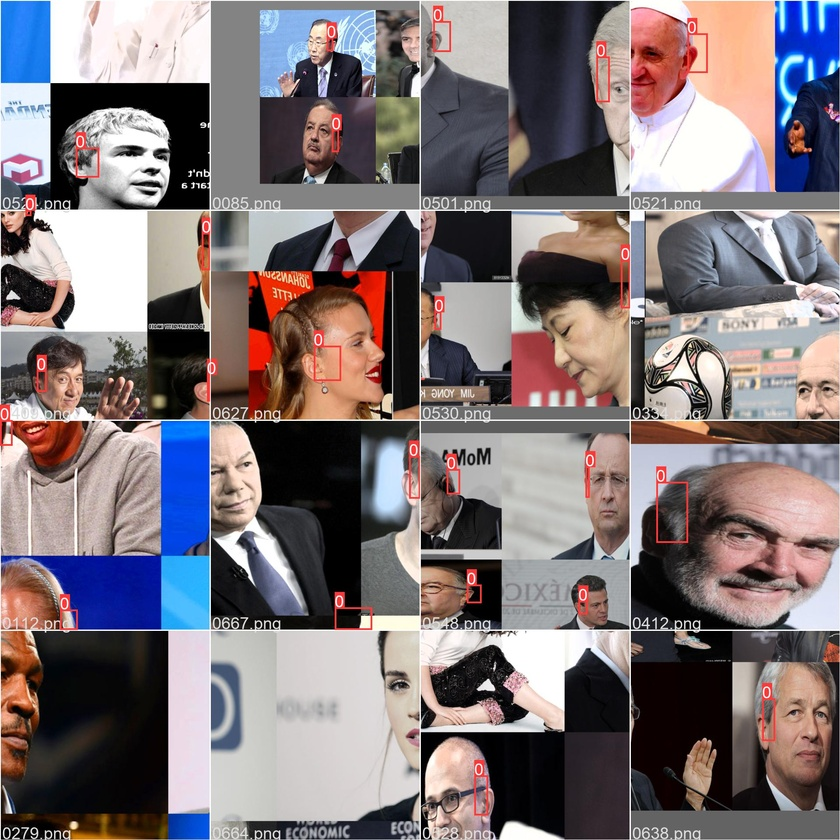
#> input picture detectors/yolo_detector/training/model_batch_16_epoch_100_v5s/train_batch0.jpg, 840 x 840 px, shrunk from 1920 x 1920 before the run
$ python cascade_detector_ears2.py ../yolo_detector/training/model_batch_16_epoch_100_v5s/train_batch0.jpg
#> lines starting #> are read from the running program, lines starting #| are printed output that depends on the picture; after the words box and inside, x2 and y2 are one past the last pixel; in counts of white or black regions, pixels touching at a corner belong together
### detectors/cascade_detector/cascade_detector.py
from detectors.detector import Detector


class CascadeDetector(Detector):
    def __init__(self):
        self.scale_factor = None
        self.min_neighbors = None

    def set_scale_factor(self, scale_factor):
        self.scale_factor = scale_factor

    def set_min_neighbours(self, min_neighbors):
        self.min_neighbors = min_neighbors

    def detect(self, img):
        pass

### detectors/cascade_detector/cascade_detector_ears2.py
import os
import sys

import cv2
import numpy as np

from detectors.cascade_detector.cascade_detector import CascadeDetector


class CascadeDetectorEars2(CascadeDetector):
    # This cascade detector detects ears.

    def __init__(self):
        super().__init__()

        self.left_ear_cascade = cv2.CascadeClassifier(
            os.path.join(os.path.dirname(os.path.realpath(__file__)), 'cascades/ears',
                         'haarcascade_leftear_cvitkovic.xml'))

        self.right_ear_cascade = cv2.CascadeClassifier(
            os.path.join(os.path.dirname(os.path.realpath(__file__)), 'cascades/ears',
                         'haarcascade_rightear_cvitkovic.xml'))

        if self.left_ear_cascade.empty():
            raise IOError('Unable to load the left ear cascade classifier xml file')

        if self.right_ear_cascade.empty():
            raise IOError('Unable to load the right ear cascade classifier xml file')

    def _detect_left_ear(self, img):
        return self.left_ear_cascade.detectMultiScale(img, self.scale_factor, self.min_neighbors)

    def _detect_right_ear(self, img):
        return self.right_ear_cascade.detectMultiScale(img, self.scale_factor, self.min_neighbors)

    def detect(self, img):
        det_list_left_ear = self._detect_left_ear(img)
        det_list_right_ear = self._detect_right_ear(img)

        if len(det_list_left_ear) == 0 and len(det_list_right_ear) == 0:
            return []
        elif len(det_list_left_ear) >= 1 and len(det_list_right_ear) == 0:
            return det_list_left_ear
        elif len(det_list_left_ear) == 0 and len(det_list_right_ear) >= 1:
            return det_list_right_ear
        else:
            return np.concatenate((det_list_left_ear, det_list_right_ear))


if __name__ == '__main__':
    fname = sys.argv[1]
    img = cv2.imread(fname)
#> img is the input picture: shape (840, 840, 3); mean B, G, R 119.3, 116, 126
    detector = CascadeDetectorEars2()
    detected_loc = detector.detect(img)
#> in detect, `det_list_left_ear = self._detect_left_ear(img)`: det_list_left_ear = [[213, 615, 25, 51], [213, 683, 29, 58], [376, 436, 30, 61], [316, 282, 73, 146]]
#> in detect, `det_list_right_ear = self._detect_right_ear(img)`: det_list_right_ear = [[612, 138, 26, 53], [549, 311, 28, 56], [414, 334, 24, 49], [374, 460, 26, 51], [394, 529, 25, 50], [383, 626, 24, 49], [765, 759, 27, 54], [597, 61, 60, 121], [158, 540, 92, 185], [592, 24, 87, 174], [153, 589, 116, 232]]
#> detected_loc = 15 rows, first 6: [213, 615, 25, 51], [213, 683, 29, 58], [376, 436, 30, 61], [316, 282, 73, 146], [612, 138, 26, 53], [549, 311, 28, 56]
    for x, y, w, h in detected_loc:
        cv2.rectangle(img, (x, y), (x + w, y + h), (128, 255, 0), 4)
#> this loop made 15 passes
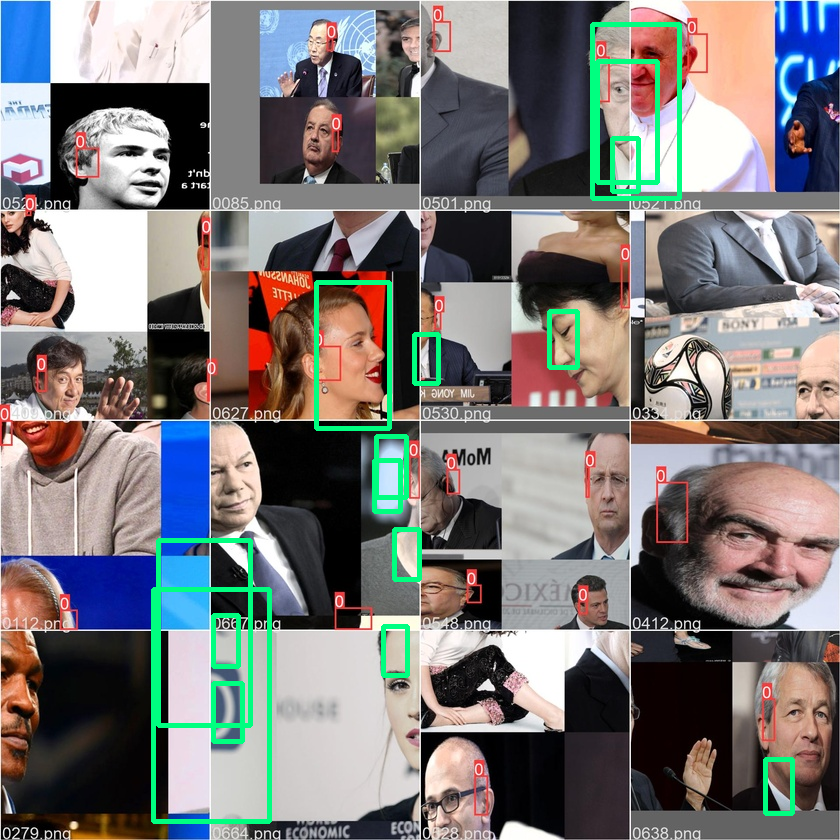
#> img: shape (840, 840, 3); 2.88% of pixels changed, all inside (x1, y1, x2, y2) = (151, 22, 795, 824)
    cv2.imwrite(fname + '.detected.jpg', img)

$ run again, on detectors/yolo_detector/training/model_batch_16_epoch_100_v5s/train_batch2.jpg
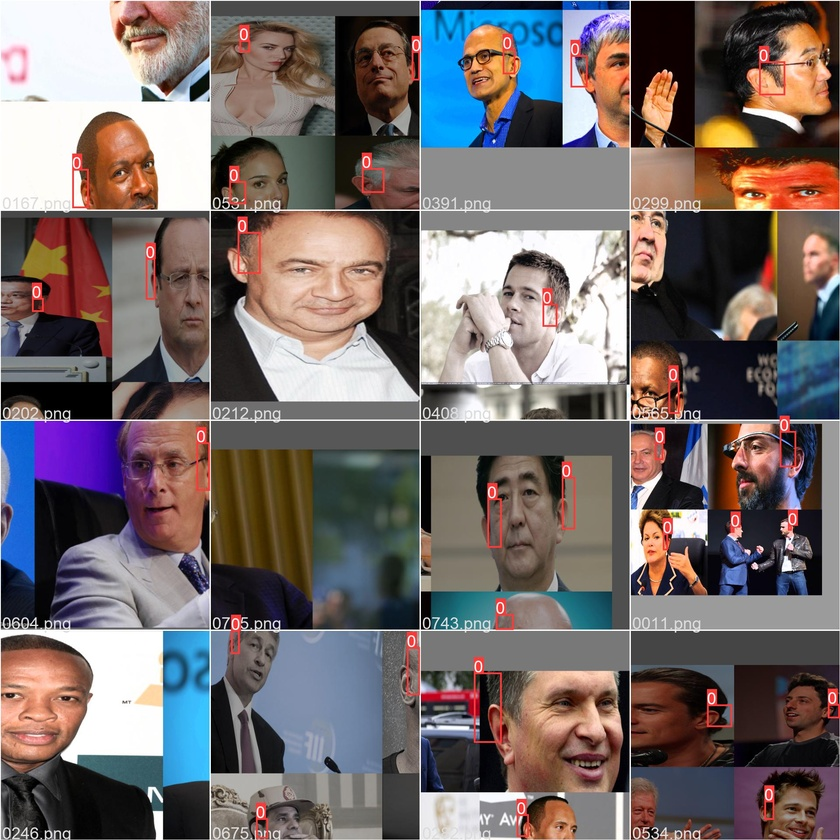
#> input picture detectors/yolo_detector/training/model_batch_16_epoch_100_v5s/train_batch2.jpg, 840 x 840 px, shrunk from 1920 x 1920 before the run
#> img is the input picture: shape (840, 840, 3); mean B, G, R 106, 105.9, 116.3
#> det_list_left_ear = [[358, 264, 27, 55], [678, 429, 28, 56], [670, 389, 50, 102], [310, 518, 52, 104]]
#> det_list_right_ear = [[130, 39, 28, 57], [82, 237, 30, 60], [488, 701, 32, 64], [235, 274, 57, 114], [261, 456, 48, 96], [108, 235, 57, 114], [358, 452, 56, 111]]
#> detected_loc = [[358, 264, 27, 55], [678, 429, 28, 56], [670, 389, 50, 102], [310, 518, 52, 104], [130, 39, 28, 57], [82, 237, 30, 60], [488, 701, 32, 64], [235, 274, 57, 114], [261, 456, 48, 96], [108, 235, 57, 114], [358, 452, 56, 111]]
#> the loop `for x, y, w, h in detected_loc:` made 11 passes
#> after the loop `for x, y, w, h in detected_loc:`:
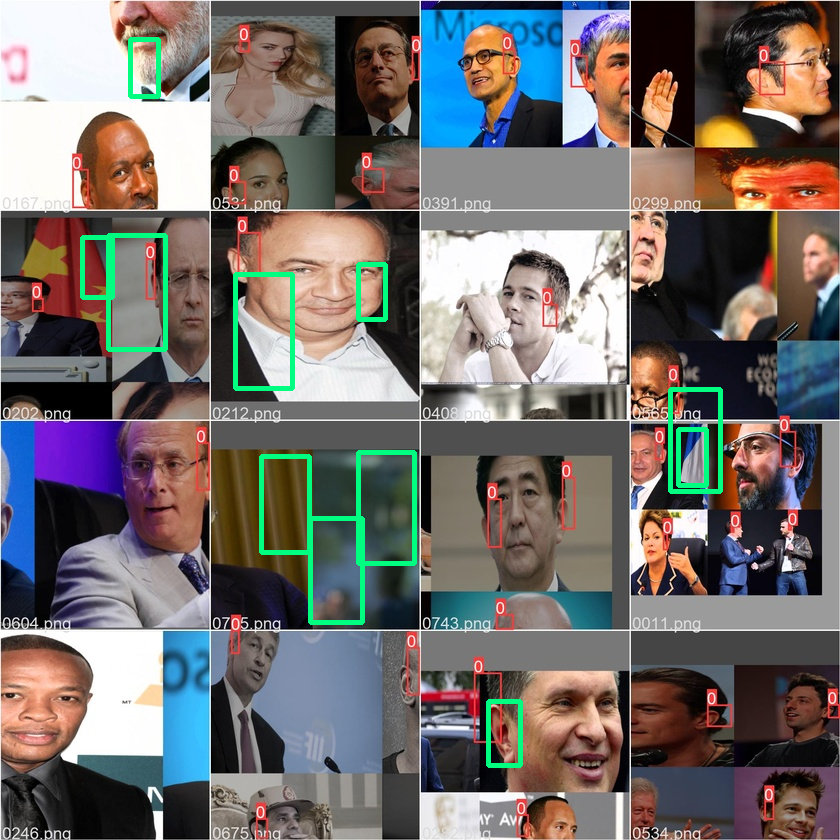
#> img: shape (840, 840, 3); 1.91% of pixels changed, all inside (x1, y1, x2, y2) = (80, 37, 723, 768)

$ run again, on detectors/yolo_detector/training/model_batch_16_epoch_100_v5s/val_batch0_pred.jpg
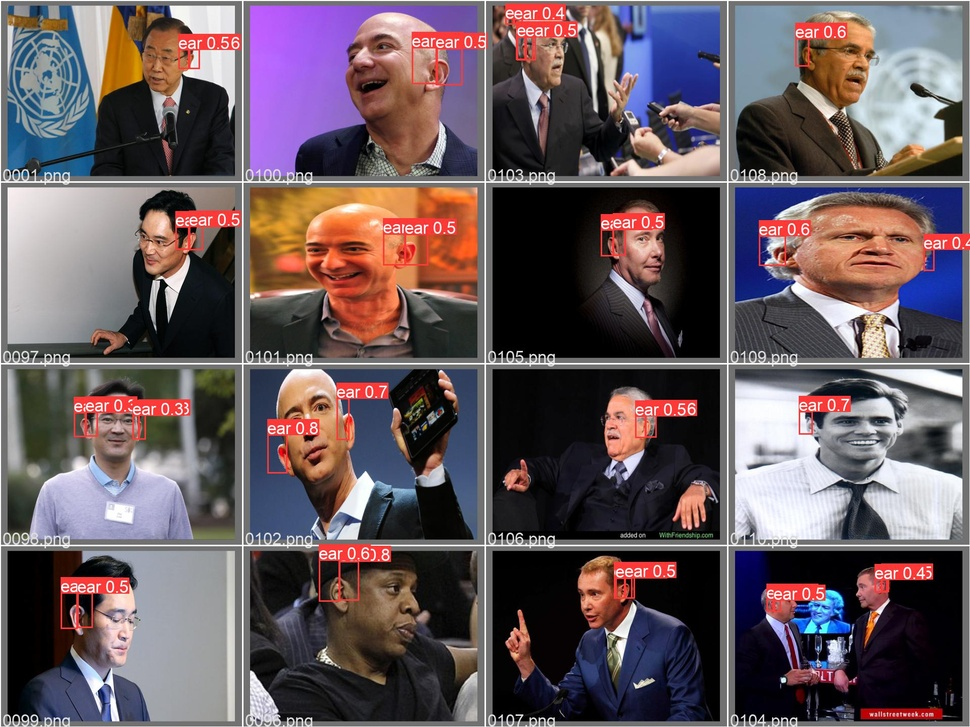
#> input picture detectors/yolo_detector/training/model_batch_16_epoch_100_v5s/val_batch0_pred.jpg, 970 x 727 px, shrunk from 1920 x 1440 before the run
#> img is the input picture: shape (727, 970, 3); mean B, G, R 94.1, 88.7, 102.3
#> det_list_left_ear = [[588, 21, 24, 49], [940, 47, 26, 53], [347, 465, 27, 54]]
#> det_list_right_ear = [[77, 16, 27, 54], [721, 292, 28, 57], [714, 277, 48, 97], [713, 384, 83, 167], [714, 351, 79, 158]]
#> detected_loc = [[588, 21, 24, 49], [940, 47, 26, 53], [347, 465, 27, 54], [77, 16, 27, 54], [721, 292, 28, 57], [714, 277, 48, 97], [713, 384, 83, 167], [714, 351, 79, 158]]
#> the loop `for x, y, w, h in detected_loc:` made 8 passes
#> after the loop `for x, y, w, h in detected_loc:`:
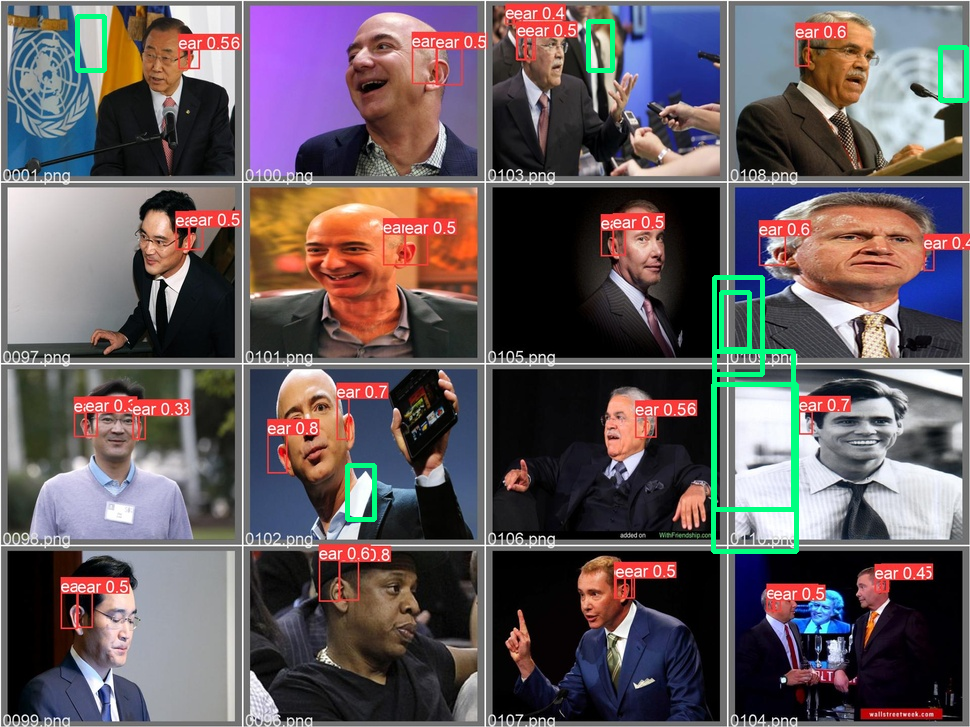
#> img: shape (727, 970, 3); 1.3% of pixels changed, all inside (x1, y1, x2, y2) = (75, 14, 969, 554)

$ run again, on detectors/yolo_detector/training/model_batch_16_epoch_100_v5s/val_batch1_pred.jpg
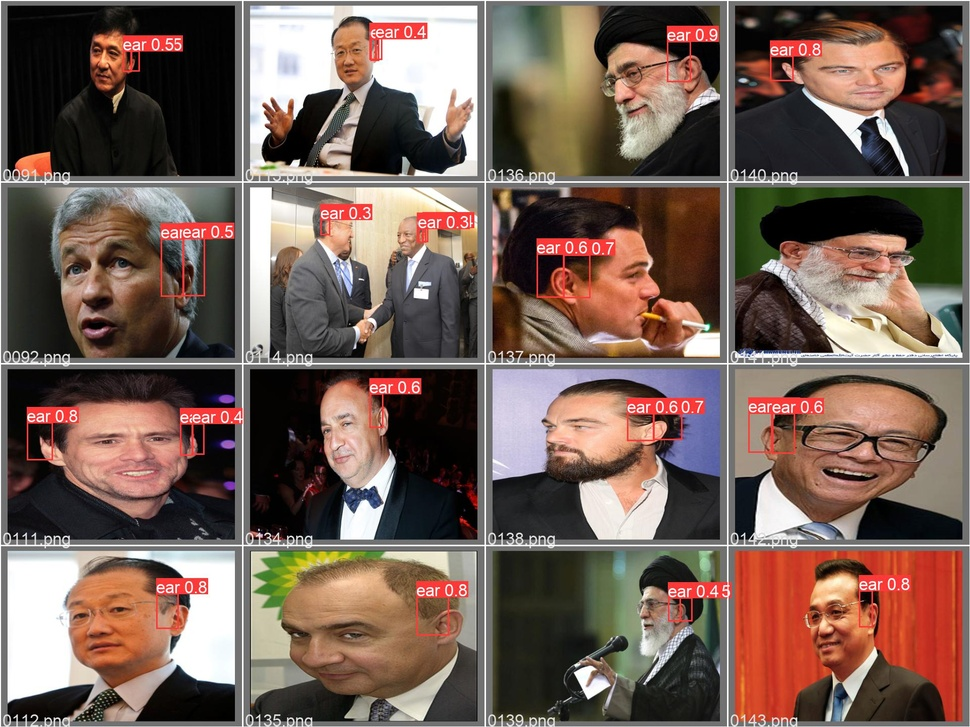
#> input picture detectors/yolo_detector/training/model_batch_16_epoch_100_v5s/val_batch1_pred.jpg, 970 x 727 px, shrunk from 1920 x 1440 before the run
#> img is the input picture: shape (727, 970, 3); mean B, G, R 86.5, 95.8, 116.5
#> det_list_left_ear = [[619, 432, 57, 114], [161, 517, 85, 170]]
#> det_list_right_ear = [[891, 120, 27, 54], [322, 423, 28, 56], [754, 467, 27, 54], [580, 482, 29, 58], [247, 584, 27, 54], [482, 356, 46, 91], [237, 7, 50, 100], [237, 37, 52, 105], [534, 340, 62, 124]]
#> detected_loc = [[619, 432, 57, 114], [161, 517, 85, 170], [891, 120, 27, 54], [322, 423, 28, 56], [754, 467, 27, 54], [580, 482, 29, 58], [247, 584, 27, 54], [482, 356, 46, 91], [237, 7, 50, 100], [237, 37, 52, 105], [534, 340, 62, 124]]
#> the loop `for x, y, w, h in detected_loc:` made 11 passes
#> after the loop `for x, y, w, h in detected_loc:`:
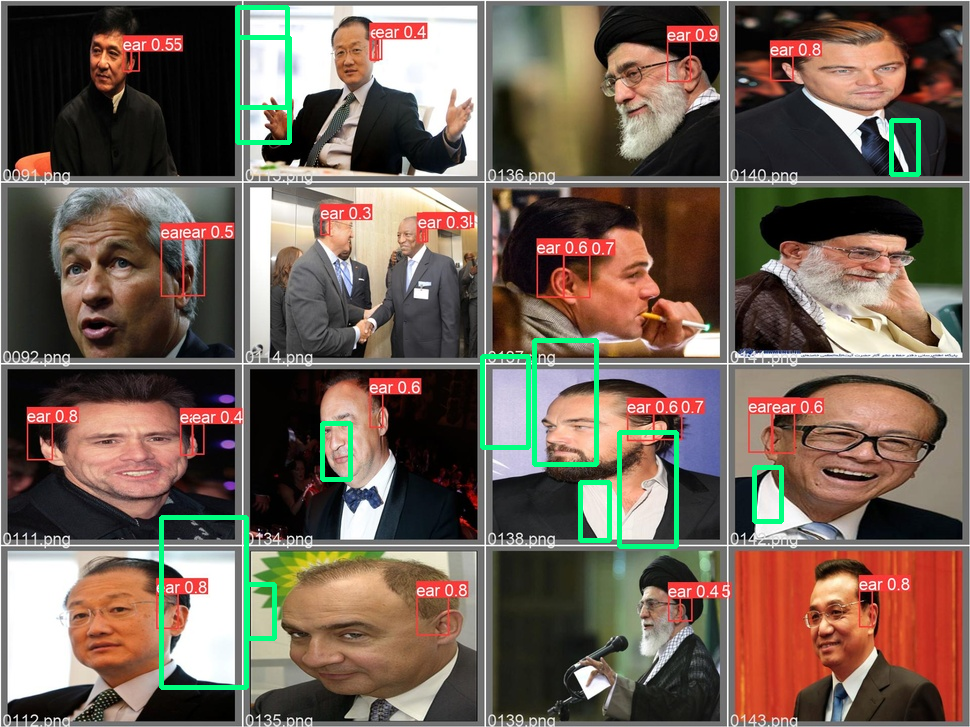
#> img: shape (727, 970, 3); 1.95% of pixels changed, all inside (x1, y1, x2, y2) = (159, 5, 921, 690)
